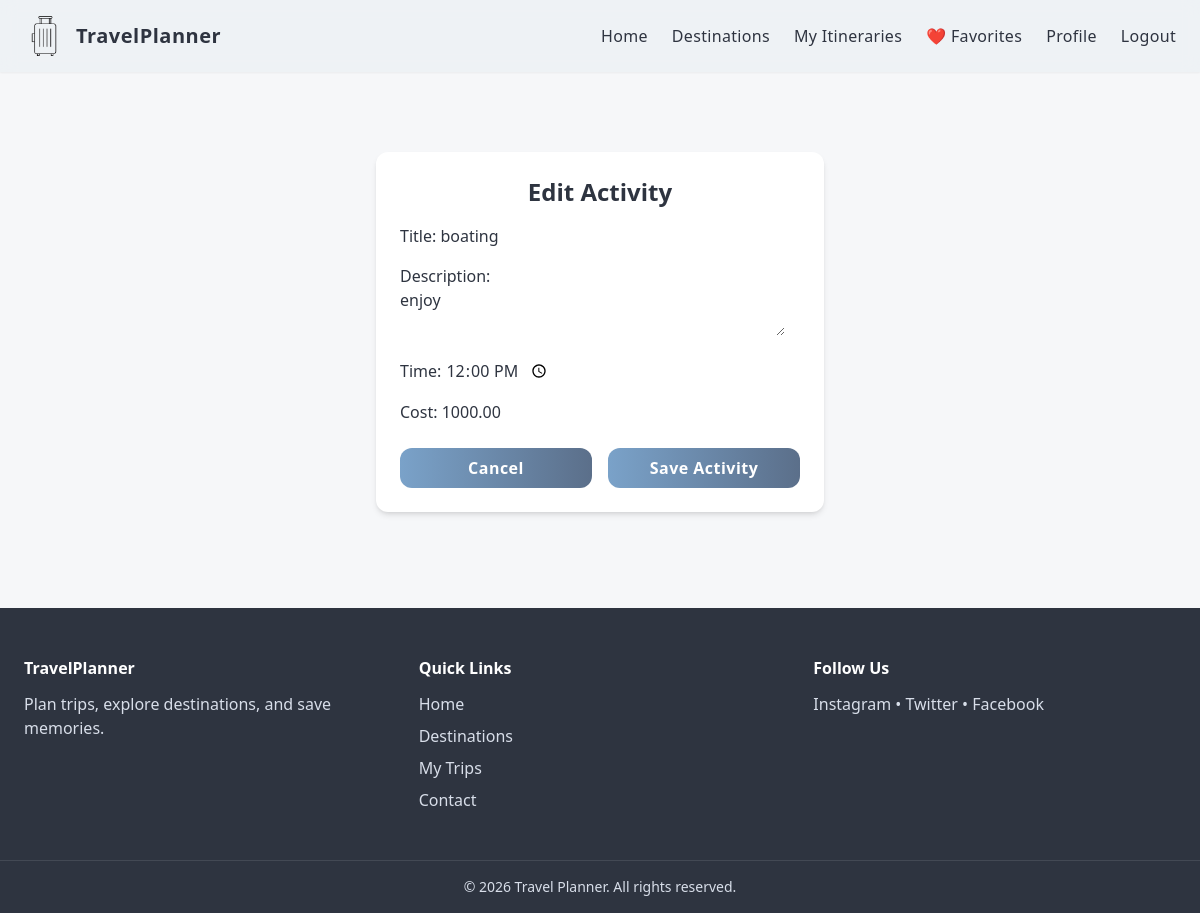
The app's page /activity/2/edit/ (signed in) with its own data.
### core/models.py (models this page shows, shortened)
class Activity(models.Model):
    day = models.ForeignKey(ItineraryDay, on_delete=models.CASCADE, related_name="activities")
    title = models.CharField(max_length=255)
    description = models.TextField(blank=True)
    time = models.TimeField(null=True, blank=True)
    cost = models.DecimalField(max_digits=10, decimal_places=2, null=True, blank=True)

### core/views.py (the view)
# urls.py: path("activity/<int:activity_id>/edit/", views.edit_activity, name="edit_activity"),
@login_required
def edit_activity(request, activity_id):
    activity = get_object_or_404(Activity, id=activity_id, day__itinerary__user=request.user)
    if request.method == "POST":
        form = ActivityForm(request.POST, instance=activity)
        if form.is_valid():
            form.save()
            messages.success(request, "Activity updated successfully!")
            return redirect("itinerary_detail", pk=activity.day.itinerary.id)
    else:
        form = ActivityForm(instance=activity)
    return render(request, "core/edit_activity.html", {"form": form, "activity": activity})

### core/forms.py
class ActivityForm(forms.ModelForm):
    class Meta:
        model = Activity
        fields = ["title", "description", "time", "cost"]
        widgets = {
            "description": forms.Textarea(attrs={"rows": 2}),
            "time": forms.TimeInput(attrs={"type": "time"}),
            "cost": forms.NumberInput(attrs={"step": "0.01", "placeholder": "Cost (optional)"}),
        }

### core/context_processors.py (called while the page is built)
def favorite_count(request):
    if request.user.is_authenticated:
        count = Favorite.objects.filter(user=request.user).count()
        return {"favorite_count": count}
    return {"favorite_count": 0}

### core/templates/core/edit_activity.html (shortened to what this page needs)
{% extends "core/base.html" %}
{% block content %}
<div class="max-w-md mx-auto p-6 bg-white rounded-xl shadow-md space-y-4 my-10">
    <h2 class="text-2xl font-bold text-center">Edit Activity</h2>
    <form method="POST">
        <div class="space-y-4">
            {{ form.as_p }}
        </div>
        <div class="flex gap-4 mt-6">
            <a href="{% url 'itinerary_detail' activity.day.itinerary.id %}" class="btn bg-gray-400 hover:bg-gray-500 text-white py-2 px-4 rounded-xl w-full text-center">Cancel</a>
            <button type="submit"
                class="btn bg-indigo-600 hover:bg-indigo-700 text-white py-2 px-4 rounded-xl w-full text-center">
                Save Activity
            </button>
        </div>
    </form>
</div>
{% endblock %}

### core/static/css/styles.css (style rules this page uses)
:root { --ash-blue: #6b85a6; --rhino: #2e3440; --pearl: #f7f6fb; --lavender-cool: #e6e8f2; --primary-gradient: linear-gradient(135deg, #6b85a6, #2e3440); --accent-gradient: linear-gradient(90deg, #7aa2c9, #5b6f8a); }
body { font-family: "Tenor Sans", "Segoe UI", Arial, sans-serif; background-color: var(--pearl); color: var(--rhino); }
.btn { background: var(--accent-gradient); color: white; padding: .75rem 1rem; border-radius: 9999px; font-weight: 600; letter-spacing: 0.03em; transition: all 0.3s ease; text-align: center; display: inline-block; width: 100%; }

### core/templates/core/base.html (style rules this page uses)
body { font-family: 'Outfit', sans-serif; }
html { scroll-behavior: smooth; }

### records on screen
Activity: title "boating", description "enjoy", time "12:00:00", cost "1000.00"
